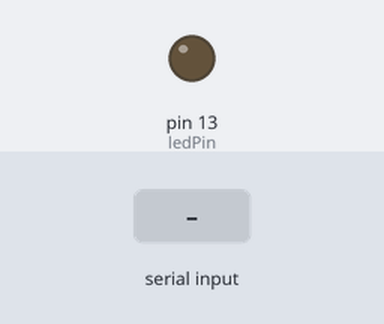
The sketch below on a simulated Arduino Uno, built with avr-gcc and run on an emulated ATmega328P. Parts: output pins drawn as LEDs (lit = HIGH). The test bench sets the inputs (shaded band).

Above: at 1.2 s.
1.3 s: "1" received over Serial
At 2.0 s:
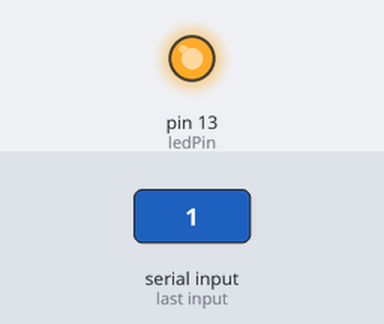
2.8 s: "0" received over Serial
At 3.1 s:
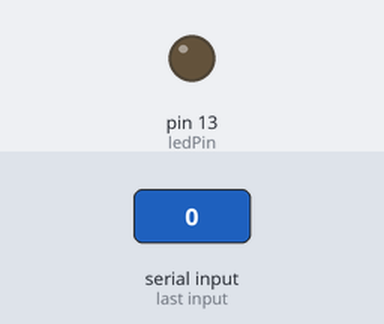
Timing chart, 0 to 5.8 s (numbered marks = the images above; inputs shaded):
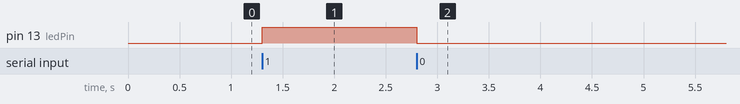

Measured:
- after the input at 1.3 s, pin 13 (ledPin): LOW → HIGH at once
- after the input at 2.8 s, pin 13 (ledPin): HIGH → LOW at once

The sketch:

Bluetooth.ino
```cpp
int ledPin = 13;
char c ;
void setup() {
  // put your setup code here, to run once:
pinMode(ledPin, OUTPUT);
Serial.begin(9600);
}

void loop() {
  // put your main code here, to run repeatedly:
c = Serial.read();
if (c == '1'){
  digitalWrite(ledPin, HIGH);
}else if (c == '0'){
  digitalWrite(ledPin, LOW);
}
}
```
